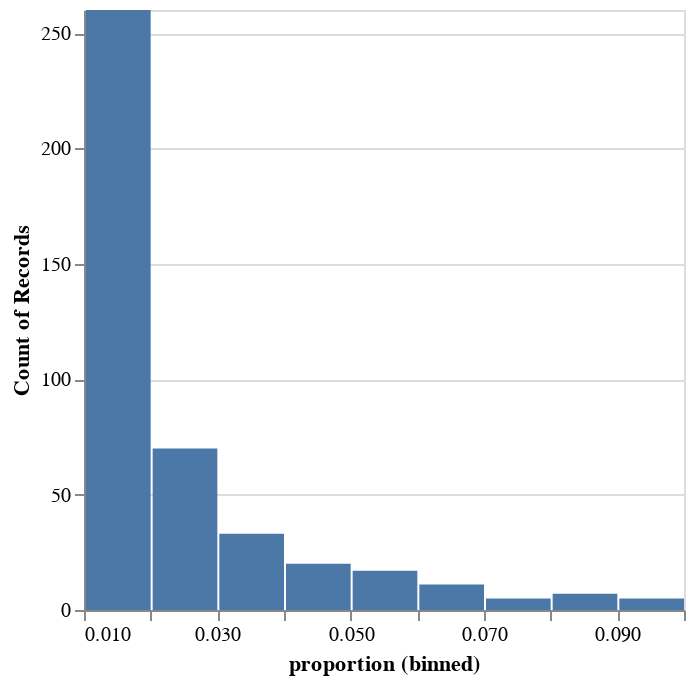

Notebook code for this chart:
### Markdown cell above
If we zoom in on the proportions less than 0.1 (that's 10 articles in a sample of 100) we see that they're mostly less that 0.01 (or 1 article in 100). It seems likely that these are false positives.

### Code cell
alt.Chart(df.loc[df["proportion"] < 0.1]).mark_bar().encode(
    x=alt.X("proportion:Q", bin=True), y="count():Q"
)

### Figure 1 — Vega-Lite specification as saved in the notebook (floating-point values rounded to 4 significant figures; data arrays with more than 128 entries replaced by an {"elided": "..."} marker saying what was removed)
{"config": {"view": {"continuousWidth": 300, "continuousHeight": 300}}, "data": {"name": "data-dbeaa20ef79d9d5fcf95a099b91034ad"}, "mark": {"type": "bar"}, "encoding": {"x": {"bin": true, "field": "proportion", "type": "quantitative"}, "y": {"aggregate": "count", "type": "quantitative"}}, "$schema": "https://vega.github.io/schema/vega-lite/v5.20.1.json", "datasets": {"data-dbeaa20ef79d9d5fcf95a099b91034ad": {"elided": "428 records"}}}
